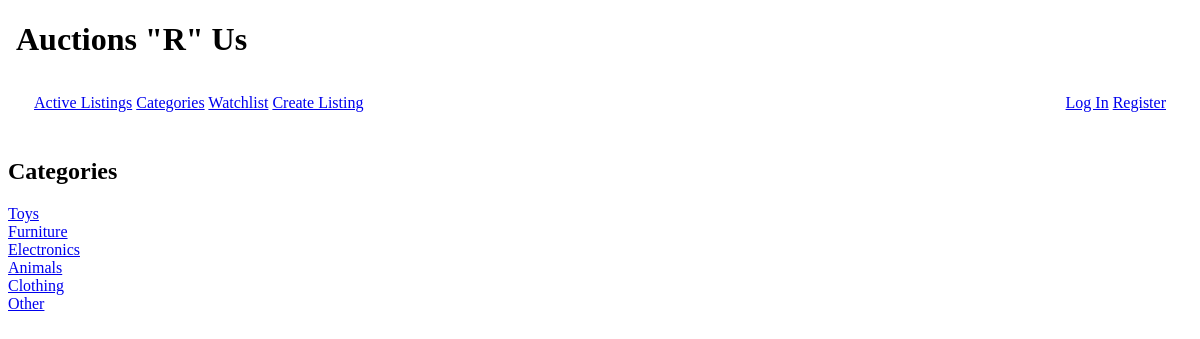
The page /categories on the database its author committed.
### auctions/models.py (models this page shows, shortened)
class Category(models.Model):
    name = models.CharField(max_length=64)

### auctions/views.py (the view)
# urls.py: path("categories", views.categories, name="categories"),
def categories(request):
    return render(request, "auctions/categories.html", {
        'categories': Category.objects.all()
    })

### auctions/templates/auctions/categories.html
{% extends "auctions/layout.html" %}
{% block main %}
    <h2>Categories</h2>
    <article>
        {% for category in categories %}
            <div>
                <a href="{% url 'category' category.id %}">{{category.name}}</a>
            </div>
        {% endfor %}
    </article>
{% endblock %}

### auctions/static/auctions/uaa490styles.css (style rules this page uses)
body { grid-template-columns: 10% 80% 10%; }

### rows shown on the page
Category: name "Toys"
Category: name "Furniture"
Category: name "Electronics"
Category: name "Animals"
Category: name "Clothing"
Category: name "Other"
